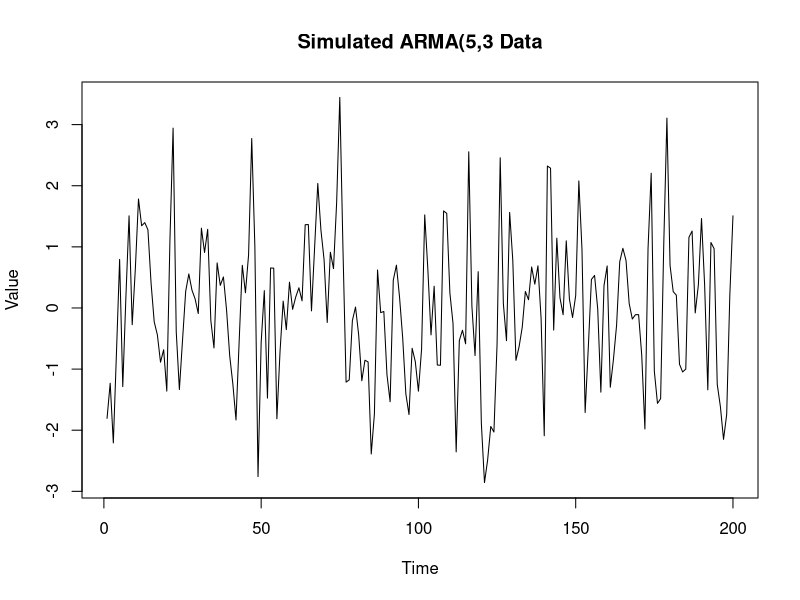
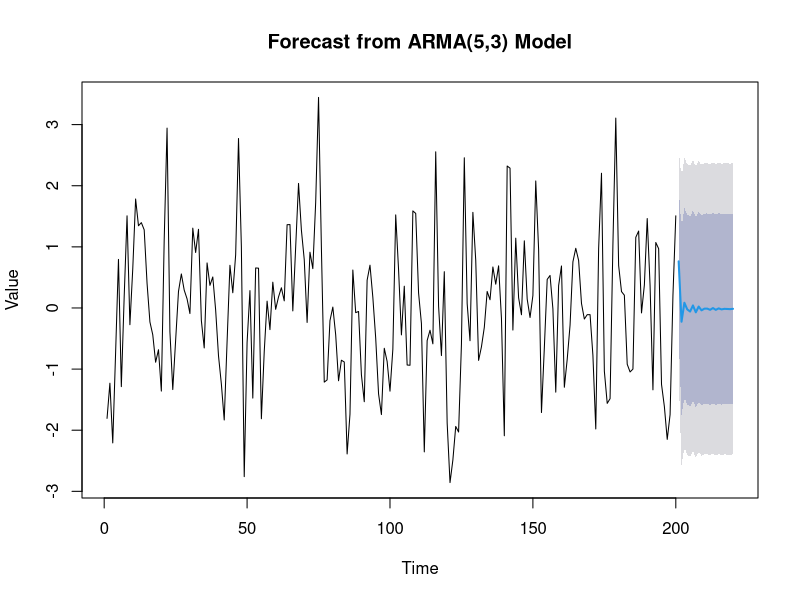

Here is the R script that generated these plots, in order:
# Load necessary libraries
# install.packages("forecast")
library(forecast)

# Simulate ARMA(1,1) data
set.seed(123)  # Set random seed for reproducibility
n <- 200  # Number of data points
# simulated_data <- arima.sim(list(ar=0.5, ma=0.3), n=n)

# You can also simulate higher order ARMA process as follows: 

 ar_coefficients <- c(0.5, -0.25, 0.2, -0.15, 0.1)
 ma_coefficients <- c(0.3, -0.2, 0.1)

 simulated_data <- arima.sim(n = n, model = list(ar = ar_coefficients, ma = ma_coefficients))

# Save the plot of simulated data as PNG file
png(filename="simulated_data.png")
plot(simulated_data, main="Simulated ARMA(5,3 Data", 
     xlab="Time", ylab="Value")
dev.off()

# Fit ARMA(1,1) model
fit <- Arima(simulated_data, order=c(5,0,3))

# Predict next 20 data points
forecast_result <- forecast(fit, h=20)

# Save the plot of forecast result as PNG file
png(filename="forecast_result.png")
plot(forecast_result, main="Forecast from ARMA(5,3) Model", 
     xlab="Time", ylab="Value")
dev.off()